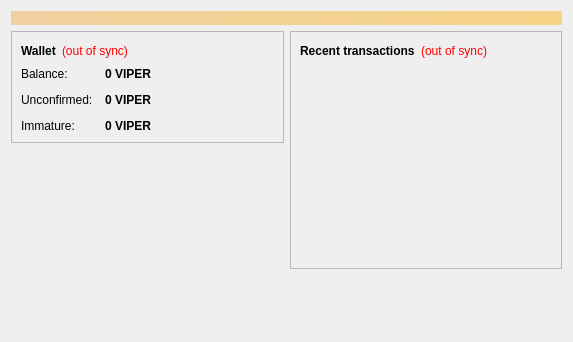
<?xml version="1.0" encoding="UTF-8"?>
<ui version="4.0">
 <class>OverviewPage</class>
 <widget class="QWidget" name="OverviewPage">
  <property name="geometry">
   <rect>
    <x>0</x>
    <y>0</y>
    <width>573</width>
    <height>342</height>
   </rect>
  </property>
  <property name="windowTitle">
   <string>Form</string>
  </property>
  <layout class="QVBoxLayout" name="topLayout">
   <item>
    <widget class="QLabel" name="labelAlerts">
     <property name="visible">
      <bool>false</bool>
     </property>
     <property name="styleSheet">
      <string notr="true">background-color: qlineargradient(x1: 0, y1: 0, x2: 1, y2: 0, stop:0 #F0D0A0, stop:1 #F8D488); color:#000000;</string>
     </property>
     <property name="wordWrap">
      <bool>true</bool>
     </property>
     <property name="margin">
      <number>3</number>
     </property>
    </widget>
   </item>
   <item>
    <layout class="QHBoxLayout" name="horizontalLayout" stretch="1,1">
     <item>
      <layout class="QVBoxLayout" name="verticalLayout_2">
       <item>
        <widget class="QFrame" name="frame">
         <property name="frameShape">
          <enum>QFrame::StyledPanel</enum>
         </property>
         <property name="frameShadow">
          <enum>QFrame::Raised</enum>
         </property>
         <layout class="QVBoxLayout" name="verticalLayout_4">
          <item>
           <layout class="QHBoxLayout" name="horizontalLayout_4">
            <item>
             <widget class="QLabel" name="label_5">
              <property name="font">
               <font>
                <weight>75</weight>
                <bold>true</bold>
               </font>
              </property>
              <property name="text">
               <string>Wallet</string>
              </property>
             </widget>
            </item>
            <item>
             <widget class="QLabel" name="labelWalletStatus">
              <property name="toolTip">
               <string>The displayed information may be out of date. Your wallet automatically synchronizes with the Vipercoin network after a connection is established, but this process has not completed yet.</string>
              </property>
              <property name="styleSheet">
               <string notr="true">QLabel { color: red; }</string>
              </property>
              <property name="text">
               <string notr="true">(out of sync)</string>
              </property>
              <property name="alignment">
               <set>Qt::AlignLeading|Qt::AlignLeft|Qt::AlignVCenter</set>
              </property>
             </widget>
            </item>
            <item>
             <spacer name="horizontalSpacer_2">
              <property name="orientation">
               <enum>Qt::Horizontal</enum>
              </property>
              <property name="sizeHint" stdset="0">
               <size>
                <width>40</width>
                <height>20</height>
               </size>
              </property>
             </spacer>
            </item>
           </layout>
          </item>
          <item>
           <layout class="QFormLayout" name="formLayout_2">
            <property name="fieldGrowthPolicy">
             <enum>QFormLayout::AllNonFixedFieldsGrow</enum>
            </property>
            <property name="horizontalSpacing">
             <number>12</number>
            </property>
            <property name="verticalSpacing">
             <number>12</number>
            </property>
            <item row="0" column="0">
             <widget class="QLabel" name="label">
              <property name="text">
               <string>Balance:</string>
              </property>
             </widget>
            </item>
            <item row="0" column="1">
             <widget class="QLabel" name="labelBalance">
              <property name="font">
               <font>
                <weight>75</weight>
                <bold>true</bold>
               </font>
              </property>
              <property name="cursor">
               <cursorShape>IBeamCursor</cursorShape>
              </property>
              <property name="toolTip">
               <string>Your current balance</string>
              </property>
              <property name="text">
               <string notr="true">0 VIPER</string>
              </property>
              <property name="textInteractionFlags">
               <set>Qt::LinksAccessibleByMouse|Qt::TextSelectableByKeyboard|Qt::TextSelectableByMouse</set>
              </property>
             </widget>
            </item>
            <item row="1" column="0">
             <widget class="QLabel" name="label_3">
              <property name="text">
               <string>Unconfirmed:</string>
              </property>
             </widget>
            </item>
            <item row="1" column="1">
             <widget class="QLabel" name="labelUnconfirmed">
              <property name="font">
               <font>
                <weight>75</weight>
                <bold>true</bold>
               </font>
              </property>
              <property name="cursor">
               <cursorShape>IBeamCursor</cursorShape>
              </property>
              <property name="toolTip">
               <string>Total of transactions that have yet to be confirmed, and do not yet count toward the current balance</string>
              </property>
              <property name="text">
               <string notr="true">0 VIPER</string>
              </property>
              <property name="textInteractionFlags">
               <set>Qt::LinksAccessibleByMouse|Qt::TextSelectableByKeyboard|Qt::TextSelectableByMouse</set>
              </property>
             </widget>
            </item>
            <item row="2" column="0">
             <widget class="QLabel" name="labelImmatureText">
              <property name="text">
               <string>Immature:</string>
              </property>
             </widget>
            </item>
            <item row="2" column="1">
             <widget class="QLabel" name="labelImmature">
              <property name="font">
               <font>
                <weight>75</weight>
                <bold>true</bold>
               </font>
              </property>
              <property name="toolTip">
               <string>Mined balance that has not yet matured</string>
              </property>
              <property name="text">
               <string notr="true">0 VIPER</string>
              </property>
              <property name="textInteractionFlags">
               <set>Qt::LinksAccessibleByMouse|Qt::TextSelectableByKeyboard|Qt::TextSelectableByMouse</set>
              </property>
             </widget>
            </item>
           </layout>
          </item>
         </layout>
        </widget>
       </item>
       <item>
        <spacer name="verticalSpacer">
         <property name="orientation">
          <enum>Qt::Vertical</enum>
         </property>
         <property name="sizeHint" stdset="0">
          <size>
           <width>20</width>
           <height>40</height>
          </size>
         </property>
        </spacer>
       </item>
      </layout>
     </item>
     <item>
      <layout class="QVBoxLayout" name="verticalLayout_3">
       <item>
        <widget class="QFrame" name="frame_2">
         <property name="frameShape">
          <enum>QFrame::StyledPanel</enum>
         </property>
         <property name="frameShadow">
          <enum>QFrame::Raised</enum>
         </property>
         <layout class="QVBoxLayout" name="verticalLayout">
          <item>
           <layout class="QHBoxLayout" name="horizontalLayout_2">
            <item>
             <widget class="QLabel" name="label_4">
              <property name="text">
               <string>&lt;b&gt;Recent transactions&lt;/b&gt;</string>
              </property>
             </widget>
            </item>
            <item>
             <widget class="QLabel" name="labelTransactionsStatus">
              <property name="toolTip">
               <string>The displayed information may be out of date. Your wallet automatically synchronizes with the Vipercoin network after a connection is established, but this process has not completed yet.</string>
              </property>
              <property name="styleSheet">
               <string notr="true">QLabel { color: red; }</string>
              </property>
              <property name="text">
               <string notr="true">(out of sync)</string>
              </property>
              <property name="alignment">
               <set>Qt::AlignRight|Qt::AlignTrailing|Qt::AlignVCenter</set>
              </property>
             </widget>
            </item>
            <item>
             <spacer name="horizontalSpacer">
              <property name="orientation">
               <enum>Qt::Horizontal</enum>
              </property>
              <property name="sizeHint" stdset="0">
               <size>
                <width>40</width>
                <height>20</height>
               </size>
              </property>
             </spacer>
            </item>
           </layout>
          </item>
          <item>
           <widget class="QListView" name="listTransactions">
            <property name="styleSheet">
             <string notr="true">QListView { background: transparent; }</string>
            </property>
            <property name="frameShape">
             <enum>QFrame::NoFrame</enum>
            </property>
            <property name="verticalScrollBarPolicy">
             <enum>Qt::ScrollBarAlwaysOff</enum>
            </property>
            <property name="horizontalScrollBarPolicy">
             <enum>Qt::ScrollBarAlwaysOff</enum>
            </property>
            <property name="selectionMode">
             <enum>QAbstractItemView::NoSelection</enum>
            </property>
           </widget>
          </item>
         </layout>
        </widget>
       </item>
       <item>
        <spacer name="verticalSpacer_2">
         <property name="orientation">
          <enum>Qt::Vertical</enum>
         </property>
         <property name="sizeHint" stdset="0">
          <size>
           <width>20</width>
           <height>40</height>
          </size>
         </property>
        </spacer>
       </item>
      </layout>
     </item>
    </layout>
   </item>
  </layout>
 </widget>
 <resources/>
 <connections/>
</ui>
